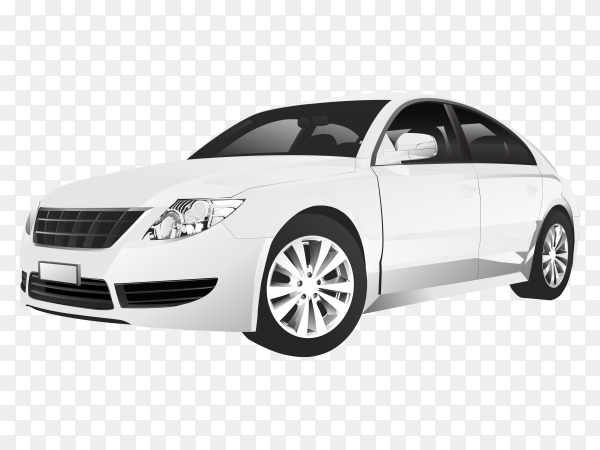
#> input picture input_image.png, 600 x 450 px
$ python image_encryption.py
#> lines starting #> are read from the running program, lines starting #| are printed output that depends on the picture
from PIL import Image

def encrypt_image(input_path, output_path, key):
    # Load the image and convert to RGB mode
#> called with input_path = 'input_image.png', output_path = 'encrypted_image.png', key = 50
    image = Image.open(input_path).convert('RGB')
#> image is the input picture: PIL image 600x450 RGB; mean R, G, B 216.6, 216.2, 216.2
    pixels = image.load()

    # Encrypt the image by modifying pixel values
    for i in range(image.size[0]):
        for j in range(image.size[1]):
            r, g, b = pixels[i, j]
            # Apply different operations to each channel
            r_encrypted = (r + key) % 256
            g_encrypted = (g + key) % 256  # Use addition instead of multiplication
            b_encrypted = (b ^ key) % 256
            pixels[i, j] = (r_encrypted, g_encrypted, b_encrypted)

    # Save the encrypted image
    image.save(output_path)
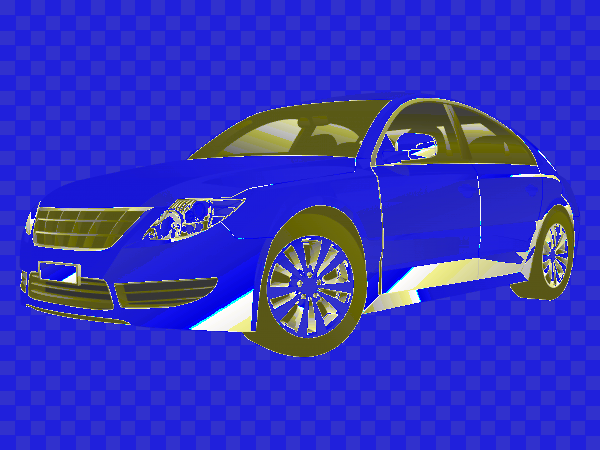
#> saved as encrypted_image.png: PIL image 600x450 RGB; mean R, G, B 52, 51.9, 190.6
    print(f"Encrypted image saved to {output_path}")

def decrypt_image(input_path, output_path, key):
    # Load the image and convert to RGB mode
#> called with input_path = 'encrypted_image.png', output_path = 'decrypted_image.png', key = 50
    image = Image.open(input_path).convert('RGB')
    pixels = image.load()

    # Decrypt the image by reversing the pixel modifications
    for i in range(image.size[0]):
        for j in range(image.size[1]):
            r, g, b = pixels[i, j]
            # Reverse the operations applied during encryption
            r_decrypted = (r - key) % 256
            g_decrypted = (g - key) % 256  # Use subtraction instead of reversing multiplication
            b_decrypted = (b ^ key) % 256
            pixels[i, j] = (r_decrypted, g_decrypted, b_decrypted)

    # Save the decrypted image
    image.save(output_path)
    print(f"Decrypted image saved to {output_path}")

# Example usage
input_image_path = 'input_image.png'  # Ensure this file exists in your working directory
encrypted_image_path = 'encrypted_image.png'
decrypted_image_path = 'decrypted_image.png'
encryption_key = 50  # You can choose any integer as the key

encrypt_image(input_image_path, encrypted_image_path, encryption_key)
decrypt_image(encrypted_image_path, decrypted_image_path, encryption_key)
